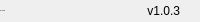
              <widget class="QFrame" name="bottomBar">
               <property name="minimumSize">
                <size>
                 <width>0</width>
                 <height>22</height>
                </size>
               </property>
               <property name="maximumSize">
                <size>
                 <width>16777215</width>
                 <height>22</height>
                </size>
               </property>
               <property name="frameShape">
                <enum>QFrame::NoFrame</enum>
               </property>
               <property name="frameShadow">
                <enum>QFrame::Raised</enum>
               </property>
               <layout class="QHBoxLayout" name="horizontalLayout_5">
                <property name="spacing">
                 <number>0</number>
                </property>
                <property name="leftMargin">
                 <number>0</number>
                </property>
                <property name="topMargin">
                 <number>0</number>
                </property>
                <property name="rightMargin">
                 <number>0</number>
                </property>
                <property name="bottomMargin">
                 <number>0</number>
                </property>
                <item>
                 <widget class="QLabel" name="creditsLabel">
                  <property name="maximumSize">
                   <size>
                    <width>16777215</width>
                    <height>16</height>
                   </size>
                  </property>
                  <property name="font">
                   <font>
                    <pointsize>-1</pointsize>
                    <italic>false</italic>
                    <bold>false</bold>
                   </font>
                  </property>
                  <property name="text">
                   <string>By: SirKarib</string>
                  </property>
                  <property name="alignment">
                   <set>Qt::AlignLeading|Qt::AlignLeft|Qt::AlignVCenter</set>
                  </property>
                 </widget>
                </item>
                <item>
                 <widget class="QLabel" name="version">
                  <property name="text">
                   <string>v1.0.3</string>
                  </property>
                  <property name="alignment">
                   <set>Qt::AlignRight|Qt::AlignTrailing|Qt::AlignVCenter</set>
                  </property>
                 </widget>
                </item>
                <item>
                 <widget class="QFrame" name="frame_size_grip">
                  <property name="minimumSize">
                   <size>
                    <width>20</width>
                    <height>0</height>
                   </size>
                  </property>
                  <property name="maximumSize">
                   <size>
                    <width>20</width>
                    <height>16777215</height>
                   </size>
                  </property>
                  <property name="frameShape">
                   <enum>QFrame::NoFrame</enum>
                  </property>
                  <property name="frameShadow">
                   <enum>QFrame::Raised</enum>
                  </property>
                 </widget>
                </item>
               </layout>
              </widget>
